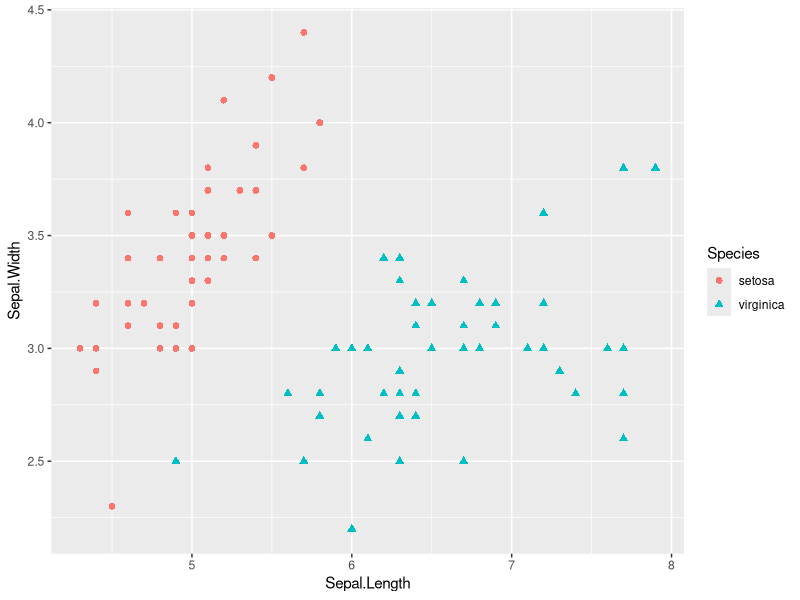
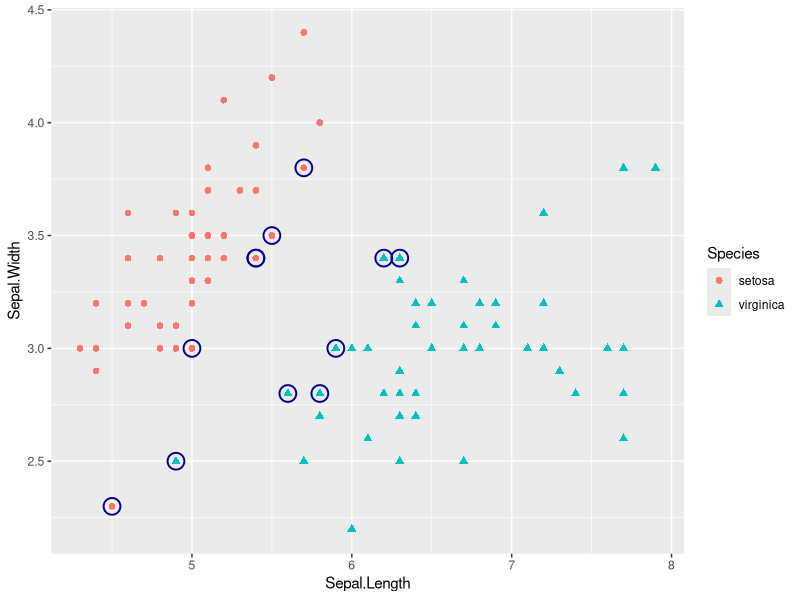
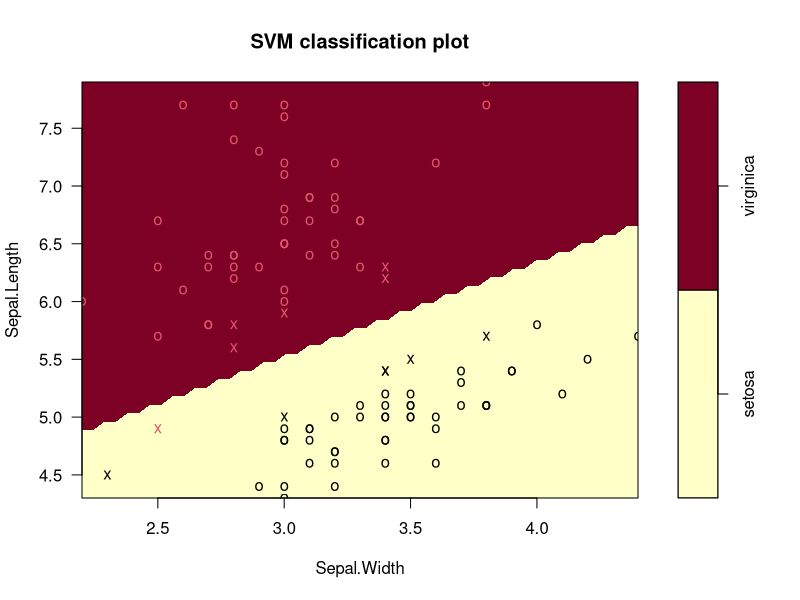
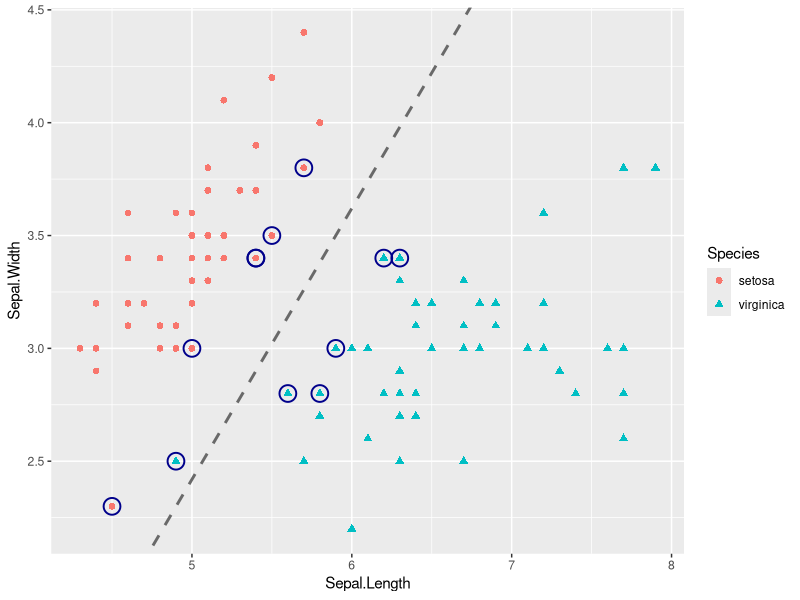
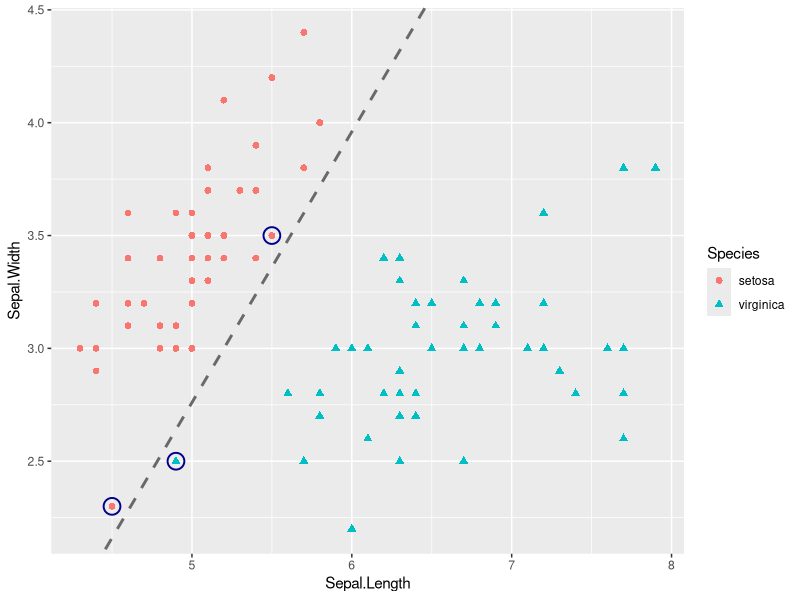
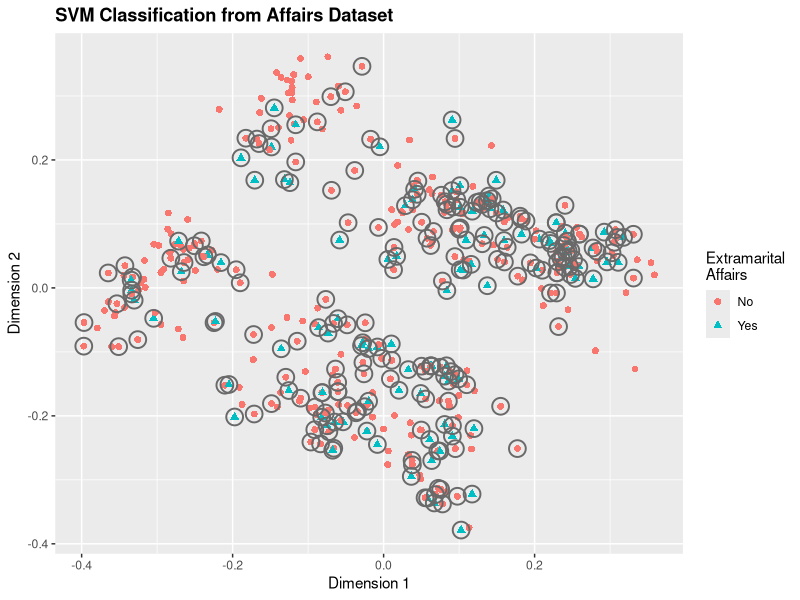

R code for these plots, in order:

########################################
## R을 이용한 머신러닝과 텍스트마이닝 ##
##       (곽기영, 도서출판 청람)      ## 
########################################

##########################
## 제5장 서포트벡터머신 ##
##########################

## 사례: 꽃 종류

str(iris)
iris.sub <- subset(iris, select=c("Sepal.Length", "Sepal.Width", "Species"),
                   subset=Species %in% c("setosa", "virginica"))
iris.sub$Species <- factor(iris.sub$Species)
head(iris.sub)

# [그림 5-6]
windows(width=7.0, height=5.5)
library(ggplot2)
ggplot(iris.sub, aes(x=Sepal.Length, y=Sepal.Width)) +
  geom_point(aes(color=Species, shape=Species), size=2)

library(e1071)
set.seed(123)
iris.svm <- svm(Species ~ ., data=iris.sub, kernel="linear", cost=1, scale=FALSE)

summary(iris.svm)

iris.svm$index
iris.sub[iris.svm$index, ]

iris.svm$SV

# [그림 5-7]
windows(width=7.0, height=5.5)
ggplot(iris.sub, aes(x=Sepal.Length, y=Sepal.Width)) +
  geom_point(aes(color=Species, shape=Species), size=2) + 
  geom_point(data=iris.sub[iris.svm$index, c(1, 2)], 
             color="darkblue", shape=21, stroke=1.0, size=5)

plot(x=iris.svm, data=iris.sub)

w <- t(iris.svm$coefs) %*% iris.svm$SV
w
b <- -iris.svm$rho
b

coef(iris.svm)

# [그림 5-8]
windows(width=7.0, height=5.5)
ggplot(iris.sub, aes(x=Sepal.Length, y=Sepal.Width)) +
  geom_point(aes(color=Species, shape=Species), size=2) + 
  geom_point(data=iris.sub[iris.svm$index, c(1, 2)], 
             color="darkblue", shape=21, stroke=1.0, size=5) + 
  geom_abline(intercept=-b/w[1, 2], slope=-(w[1, 1]/w[1, 2]), 
              color="dimgray", lty="dashed", lwd=1)

iris.svm.pred <- predict(iris.svm, newdata=iris.sub)
head(iris.svm.pred)
table(iris.sub$Species, iris.svm.pred, dnn=c("Actual", "Predicted"))
mean(iris.sub$Species==iris.svm.pred)

set.seed(123)
iris.svm2 <- svm(Species ~ ., data=iris.sub, kernel="linear", cost=100, scale=FALSE)
summary(iris.svm2)

# [그림 5-9]
windows(width=7.0, height=5.5)
w <- t(iris.svm2$coefs) %*% iris.svm2$SV
b <- -iris.svm2$rho
ggplot(iris.sub, aes(x=Sepal.Length, y=Sepal.Width)) +
  geom_point(aes(color=Species, shape=Species), size=2) +
  geom_point(data=iris.sub[iris.svm2$index, c(1, 2)], 
             color="darkblue", shape=21, stroke=1.0, size=5) +
  geom_abline(intercept=-b/w[1, 2], slope=-(w[1, 1]/w[1, 2]), 
              color="dimgray", lty="dashed", lwd=1)
iris.svm2.pred <- predict(iris.svm2, newdata=iris.sub)
table(iris.sub$Species, iris.svm2.pred, dnn=c("Actual", "Predicted"))
mean(iris.sub$Species==iris.svm2.pred)

## 사례: 배우자 외도

library(AER)
data(Affairs)
str(Affairs)

aff <- Affairs
aff$affairs <- factor(ifelse(aff$affairs > 0, 1, 0), 
                      levels=c(0, 1), labels=c("No", "Yes"))
str(aff)
table(aff$affairs)
prop.table(table(aff$affairs))

set.seed(123)
train <- sample(nrow(aff), 0.7*nrow(aff))
aff.train <- aff[train,]
aff.test <- aff[-train,]
table(aff.train$affairs)
table(aff.test$affairs)

library(e1071)
set.seed(123)
aff.svm <- svm(affairs ~ ., data=aff.train)
summary(aff.svm)

# [그림 5-10]
windows(width=7.0, height=5.5)
library(cluster)
library(ggplot2)
aff.mds <- data.frame(cmdscale(daisy(aff.train[,-1])))
ggplot(aff.mds, aes(x=X1, y=X2)) +
  geom_point(aes(color=aff.train[,1], shape=aff.train[,1]), size=2) +
  geom_point(data=aff.mds[aff.svm$index, ], 
             color="dimgray", shape=21, stroke=1.0, size=5) +
  labs(color="Extramarital\nAffairs", shape="Extramarital\nAffairs", 
       x="Dimension 1", y="Dimension 2",
       title="SVM Classification from Affairs Dataset") +
  theme(plot.title=element_text(face="bold"))

aff.svm.pred <- predict(aff.svm, newdata=aff.test)
head(aff.svm.pred)
table(aff.test$affairs, aff.svm.pred, dnn=c("Actual", "Predicted"))
mean(aff.test$affairs==aff.svm.pred)

set.seed(123)
aff.svm2 <- svm(affairs ~ ., data=aff.train, probability=TRUE)

aff.svm2.pred <- predict(aff.svm2, newdata=aff.test, probability=TRUE)
str(aff.svm2.pred)
attr(aff.svm2.pred, "probabilities")[1:6,]

set.seed(123)
aff.svm.tuned <- tune.svm(affairs ~ ., data=aff.train, gamma=10^(-3:3), cost=2^(-5:5))
summary(aff.svm.tuned)
aff.svm.tuned$best.parameters

set.seed(123)
aff.svm <- svm(affairs ~ ., data=aff.train, gamma=0.001, cost=0.03125)
aff.svm.pred <- predict(aff.svm, aff.test)
table(aff.test$affairs, aff.svm.pred, dnn=c("Actual", "Predicted"))
mean(aff.test$affairs==aff.svm.pred)
